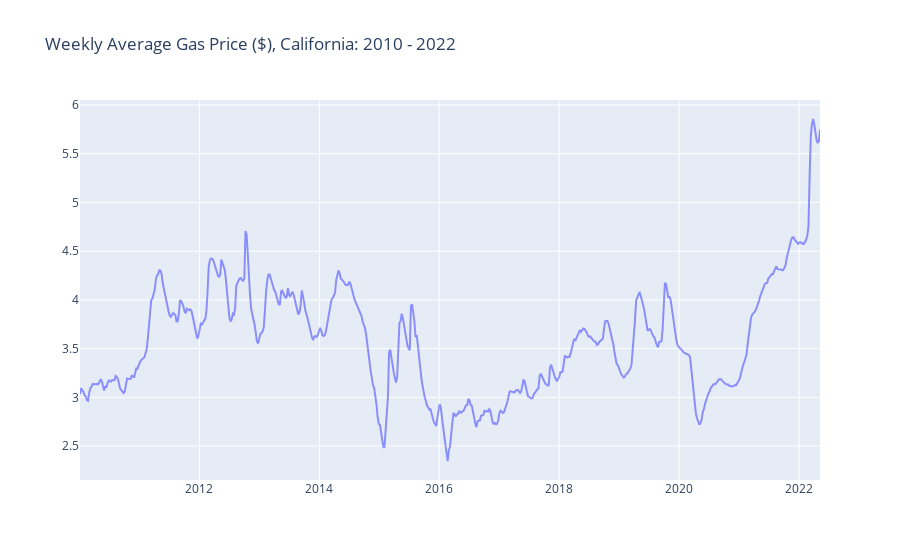

Source (notebook cell):
### Code cell
fuel2 = fuel_w.loc['2010-01-01':]
fuel_plot2 = plot_traces(fuel2, 'fuel_w', 'Weekly Average Gas Price ($), California: 2010 - 2022')

### Figure 1 — Plotly figure (JSON) as saved in the notebook; plotly's stock layout.template omitted (floating-point values rounded to 4 significant figures; data arrays with more than 128 entries replaced by an {"elided": "..."} marker saying what was removed)
{"data": [{"line": {"color": "blue"}, "name": "fuel_wtrace", "opacity": 0.4, "type": "scatter", "x": {"elided": "645 str values"}, "y": {"elided": "645 float values"}}], "layout": {"title": {"text": "Weekly Average Gas Price ($), California: 2010 - 2022"}}}
